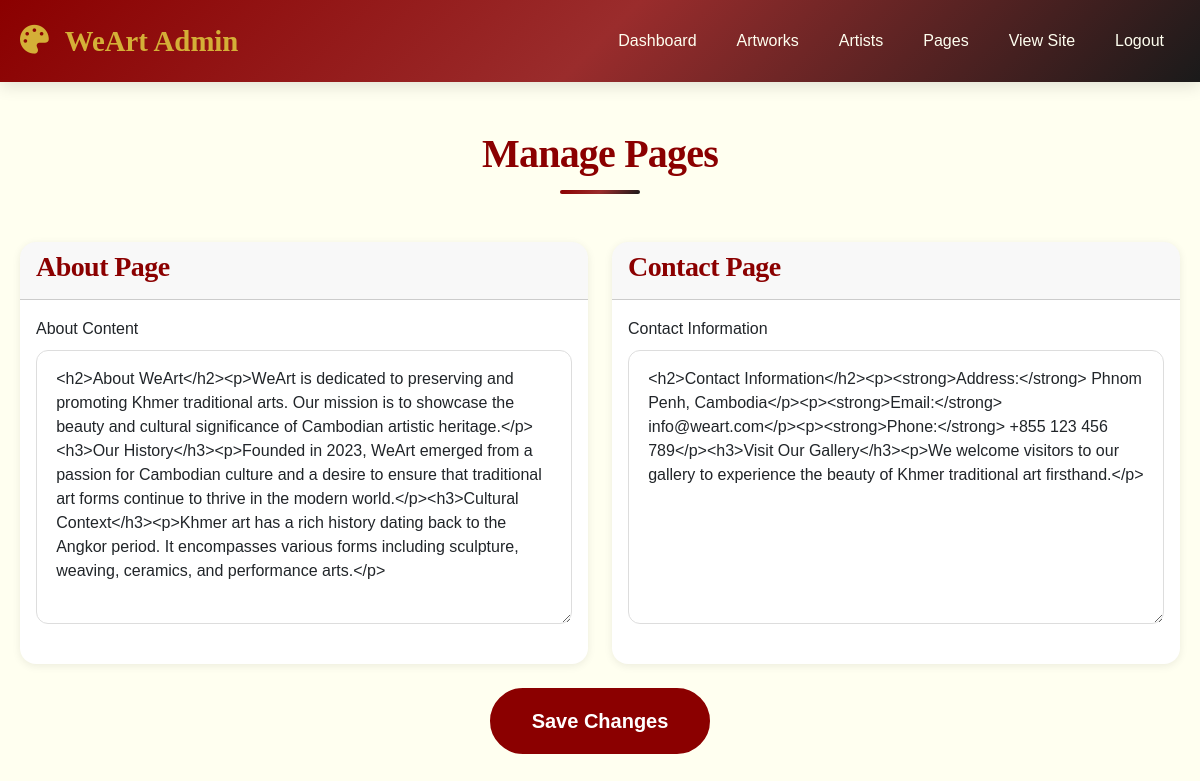
Screenshot of /admin/pages.php (signed in) with the database file from the repository.
### tables this page shows
CREATE TABLE `pages` (
  `id` int(11) NOT NULL,
  `page_name` varchar(50) NOT NULL,
  `content` text DEFAULT NULL,
  `updated_at` timestamp NOT NULL DEFAULT current_timestamp() ON UPDATE current_timestamp()
);

### admin/pages.php (the view, shortened to what this page needs)
<?php
require_once '../config/db.php';
$about_content = '';
$contact_info = '';
try {
    $stmt = $pdo->query("SELECT * FROM pages WHERE page_name = 'about'");
    $about_page = $stmt->fetch(PDO::FETCH_ASSOC);
    $about_content = $about_page ? $about_page['content'] : '';
    $stmt = $pdo->query("SELECT * FROM pages WHERE page_name = 'contact'");
    $contact_page = $stmt->fetch(PDO::FETCH_ASSOC);
    $contact_info = $contact_page ? $contact_page['content'] : '';
} catch(PDOException $e) {
    $error = 'Failed to load page content: ' . $e->getMessage();
}
?>
<!DOCTYPE html>
<html lang="en">
<head>
    <link href="https://cdn.jsdelivr.net/npm/bootstrap@5.3.0/dist/css/bootstrap.min.css" rel="stylesheet">
    <link href="https://cdnjs.cloudflare.com/ajax/libs/font-awesome/6.0.0/css/all.min.css" rel="stylesheet">
    <link rel="stylesheet" href="../assets/css/style.css">
</head>
<body>
    <nav class="navbar navbar-expand-lg navbar-dark bg-dark">
        <div class="container">
            <a class="navbar-brand" href="dashboard.php">
                <i class="fas fa-palette me-2"></i>WeArt Admin
            </a>
            <div class="collapse navbar-collapse" id="adminNav">
                <ul class="navbar-nav ms-auto">
                    <li class="nav-item">
                        <a class="nav-link" href="dashboard.php">Dashboard</a>
                    </li>
                    <li class="nav-item">
                        <a class="nav-link" href="gallery.php">Artworks</a>
                    </li>
                    <li class="nav-item">
                        <a class="nav-link" href="artists.php">Artists</a>
                    </li>
                    <li class="nav-item">
                        <a class="nav-link active" href="pages.php">Pages</a>
                    </li>
                    <li class="nav-item">
                        <a class="nav-link" href="../index.php" target="_blank">View Site</a>
                    </li>
                    <li class="nav-item">
                        <a class="nav-link" href="logout.php">Logout</a>
                    </li>
                </ul>
            </div>
        </div>
    </nav>
    <div class="container py-5">
        <h1 class="section-title">Manage Pages</h1>
        <form method="POST" action="">
            <div class="row">
                <div class="col-md-6">
                    <div class="card mb-4">
                        <div class="card-header">
                            <h3>About Page</h3>
                        </div>
                        <div class="card-body">
                            <div class="mb-3">
                                <label for="about_content" class="form-label">About Content</label>
                                <textarea class="form-control" id="about_content" name="about_content" rows="10" required><?php echo htmlspecialchars($about_content); ?></textarea>
                            </div>
                        </div>
                    </div>
                </div>
                <div class="col-md-6">
                    <div class="card mb-4">
                        <div class="card-header">
                            <h3>Contact Page</h3>
                        </div>
                        <div class="card-body">
                            <div class="mb-3">
                                <label for="contact_info" class="form-label">Contact Information</label>
                                <textarea class="form-control" id="contact_info" name="contact_info" rows="10" required><?php echo htmlspecialchars($contact_info); ?></textarea>
                            </div>
                        </div>
                    </div>
                </div>
            </div>
            <div class="text-center">
                <button type="submit" class="btn btn-primary btn-lg">Save Changes</button>
            </div>
        </form>
    </div>
</body>
</html>

### assets/css/style.css (style rules this page uses)
:root { --gold: #D4AF37; --deep-red: #8B0000; --dark-red: #9a2c2c; --dark-green: #2E8B57; --black: #1A1A1A; --dark-gray: #2d2d2d; --ivory: #FFFFF0; --light-ivory: #fffff8; --light-gold: #F8E9A1; --shadow-sm: 0 2px 8px rgba(0,0,0,0.08); --shadow-md: 0 4px 16px rgba(0,0,0,0.12); --shadow-lg: 0 8px 24px rgba(0,0,0,0.15); --transition: all 0.3s cubic-bezier(0.25, 0.8, 0.25, 1); --gradient: linear-gradient(135deg, var(--deep-red) 0%, var(--dark-red) 50%, var(--black) 100%); }
* { margin: 0; padding: 0; box-sizing: border-box; }
body { font-family: 'Source Sans Pro', sans-serif; background-color: var(--ivory); color: var(--black); line-height: 1.6; scroll-behavior: smooth; }
h1, h2, h3, h4, h5, h6 { font-family: 'Playfair Display', serif; color: var(--deep-red); font-weight: 700; letter-spacing: -0.02em; }
.container { width: 100%; max-width: 1200px; margin: 0 auto; padding: 0 20px; }
.navbar { background: var(--gradient); box-shadow: var(--shadow-md); margin: 0; padding: 0.8rem 0; position: sticky; top: 0; z-index: 1000; backdrop-filter: blur(10px); }
.navbar-brand { font-family: 'Playfair Display', serif; font-weight: 700; font-size: 1.8rem; color: var(--gold) !important; text-decoration: none; display: flex; align-items: center; gap: 0.5rem; }
.navbar-nav { display: flex; list-style: none; align-items: center; gap: 0.5rem; }
.nav-link { color: var(--ivory) !important; font-weight: 500; padding: 0.5rem 1rem !important; text-decoration: none; transition: var(--transition); position: relative; border-radius: 4px; }
.nav-link::after { content: ''; position: absolute; width: 0; height: 2px; bottom: 0; left: 50%; transform: translateX(-50%); background-color: var(--gold); transition: width 0.3s ease; }
.btn-primary { background-color: var(--deep-red); border: 2px solid var(--deep-red); padding: 1rem 2.5rem; border-radius: 50px; font-weight: 600; transition: var(--transition); color: white; text-decoration: none; display: inline-block; position: relative; overflow: hidden; z-index: 1; }
.btn-primary::before { content: ''; position: absolute; top: 0; left: -100%; width: 100%; height: 100%; background: var(--gold); transition: all 0.4s ease; z-index: -1; }
.section-title { position: relative; margin-bottom: 3rem; padding-bottom: 1rem; text-align: center; }
.section-title::after { content: ''; position: absolute; bottom: 0; left: 50%; transform: translateX(-50%); width: 80px; height: 4px; background: var(--gradient); border-radius: 2px; }
.card { border: none; border-radius: 16px; overflow: hidden; transition: var(--transition); margin-bottom: 20px; background: white; box-shadow: var(--shadow-sm); }
.form-control { border-radius: 12px; padding: 1rem 1.2rem; border: 1px solid #ddd; margin-bottom: 1.5rem; transition: var(--transition); font-family: 'Source Sans Pro', sans-serif; }
.mb-4 { margin-bottom: 2.5rem; }
.text-center { text-align: center; }

### rows the page displays
pages: about_content "<h2>About WeArt</h2><p>WeArt is dedicated to preserving and promoting Khmer traditional arts. Our mission is to showcase the beauty and cultural significance of Cambodian artistic heritage.</p><h3>Our History</h3><p>Founded in 2023, WeArt emerged from a passion for Cambodian culture and a desire to ensure that traditional art forms continue to thrive in the modern world.</p><h3>Cultural Context</h3><p>Khmer art has a rich history dating back to the Angkor period. It encompasses various forms including sculpture, weaving, ceramics, and performance arts.</p>"
pages: contact_info "<h2>Contact Information</h2><p><strong>Address:</strong> Phnom Penh, Cambodia</p><p><strong>Email:</strong> info@weart.com</p><p><strong>Phone:</strong> +855 123 456 789</p><h3>Visit Our Gallery</h3><p>We welcome visitors to our gallery to experience the beauty of Khmer traditional art firsthand.</p>"
